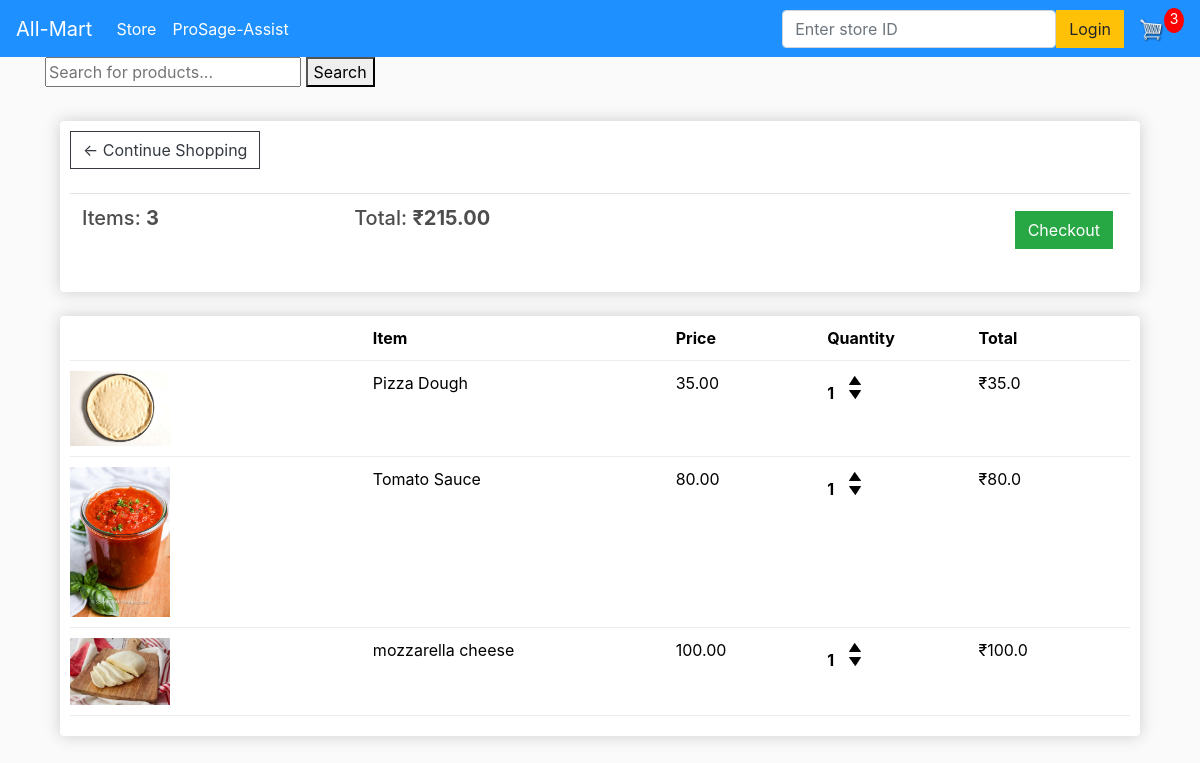
The app's page /cart/ (signed in) with its own data.
### store/models.py (models this page shows, shortened)
class Order(models.Model):
    customer=models.ForeignKey(Customer,null=True,on_delete=models.SET_NULL,blank=True)
    data_ordered=models.DateTimeField(auto_now_add=True)
    complete=models.BooleanField(default=False)
    transaction_id=models.CharField(max_length=100,null=True)
    @property
    def get_cart_total(self):
        orderitems=self.orderitem_set.all()
        total=sum([item.get_total for item in orderitems])
        return total
    @property
    def get_cart_items(self):
        orderitems=self.orderitem_set.all()
        total=sum([item.quantity for item in orderitems])
        return total

class OrderItem(models.Model):
    product=models.ForeignKey(Product,null=True,on_delete=models.SET_NULL,blank=True)
    order=models.ForeignKey(Order,null=True,on_delete=models.SET_NULL,blank=True)
    quantity=models.IntegerField(default=0,null=True)
    data_added=models.DateTimeField(auto_now_add=True)
    @property
    def get_total(self):
        total=self.product.price*self.quantity
        return total

class Product(models.Model):
    name=models.CharField(max_length=200)
    price=models.FloatField()
    location=models.CharField(max_length=200,null=True)
    digital=models.BooleanField(default=False,null=True,blank=True)
    image=models.ImageField(null=True, blank=True)
    @property
    def imageURL(self):
        try:
            url=self.image.url
        except:
            url=""
        return url

### store/views.py (the view)
# urls.py: path('cart/', views.cart, name="cart"),
def cart(request):
    customer = request.user.customer if request.user.is_authenticated else None
    order, created = Order.objects.get_or_create(customer=customer, complete=False)
    items = order.orderitem_set.all() if customer else []
    cartItems = order.get_cart_items if customer else 0
    context = {'items': items, 'order': order, 'cartItems': cartItems}
    return render(request, 'store/cart.html', context)

### store/templates/store/cart.html
{% extends 'store/main.html' %}
{% load static %}
{% block content %}
    <div class="row">
        <div class="col-lg-12">
            <div class="box-element">
                <a class="btn btn-outline-dark" href="{% url 'store' %}">&#x2190; Continue Shopping</a>
                <br>
                <br>
                <table class="table">
                    <tr>
                        <th><h5>Items: <strong>{{ order.get_cart_items }}</strong></h5></th>
                        <th><h5>Total: <strong>₹{{ order.get_cart_total|floatformat:2 }}</strong></h5></th>
                        <th>
                            <a style="float:right; margin:5px;" class="btn btn-success" href="{% url 'checkout' %}">Checkout</a>
                        </th>
                    </tr>
                </table>
            </div>
            <br>
            <div class="box-element" style="color:black;">
                <div class="cart-row">
                    <div style="flex:2"></div>
                    <div style="flex:2"><strong>Item</strong></div>
                    <div style="flex:1"><strong>Price</strong></div>
                    <div style="flex:1"><strong>Quantity</strong></div>
                    <div style="flex:1"><strong>Total</strong></div>
                </div>
                {% for item in items %}
                <div class="cart-row">
                    <div style="flex:2"><img class="row-image" src="{{item.product.imageURL}}"></div>
                    <div style="flex:2;color:black;"><p>{{ item.product.name }}</p></div>
                    <div style="flex:1;color:black;"><p>{{ item.product.price|floatformat:2 }}</p></div>
                    <div style="flex:1;color:black;">
                        <p class="quantity">{{ item.quantity }}</p>
                        <div class="quantity">
                            <img data-product="{{ item.product.id }}" data-action="add" class="chg-quantity update-cart" src="{% static 'images/arrow-up.png' %}">
                            <img data-product="{{ item.product.id }}" data-action="remove" class="chg-quantity update-cart" src="{% static 'images/arrow-down.png' %}">
                        </div>
                    </div>
                    <div style="flex:1">₹{{ item.get_total }}</div>
                </div>
                {% endfor %}
            </div>
        </div>
    </div>
{% endblock content %}

### static/css/main.css (style rules this page uses)
body { background-color: hsl(0, 0%, 98%); color:black; }
h1,h2,h3,h4,h5,h6 { color:hsl(0, 0%, 30%); }
.box-element { box-shadow:hsl(0, 0%, 80%) 0 0 16px; background-color: #fff; border-radius: 4px; padding: 10px; }
.col-lg-4, .col-lg-6, .col-lg-8, .col-lg-12 { margin-top: 10px; }
.btn { border-radius: 0; }
.row-image { width: 100px; }
.cart-row { display: flex; align-items: flex-stretch; padding-bottom: 10px; margin-bottom: 10px; border-bottom: 1px solid #ececec; }
.quantity { display: inline-block; font-weight: 700; padding-right:10px; }
.chg-quantity { width: 12px; cursor: pointer; display: block; margin-top: 5px; transition:.1s; }

### records on screen
Order: get_cart_items "3", get_cart_total "215.00"
OrderItem: product.imageURL (picture), product.name "Pizza Dough", product.price "35.00", quantity "1", get_total "35.0"
OrderItem: product.imageURL (picture), product.name "Tomato Sauce", product.price "80.00", quantity "1", get_total "80.0"
OrderItem: product.imageURL (picture), product.name "mozzarella cheese", product.price "100.00", quantity "1", get_total "100.0"

### other values on screen
{{ cartItems }} "3"
